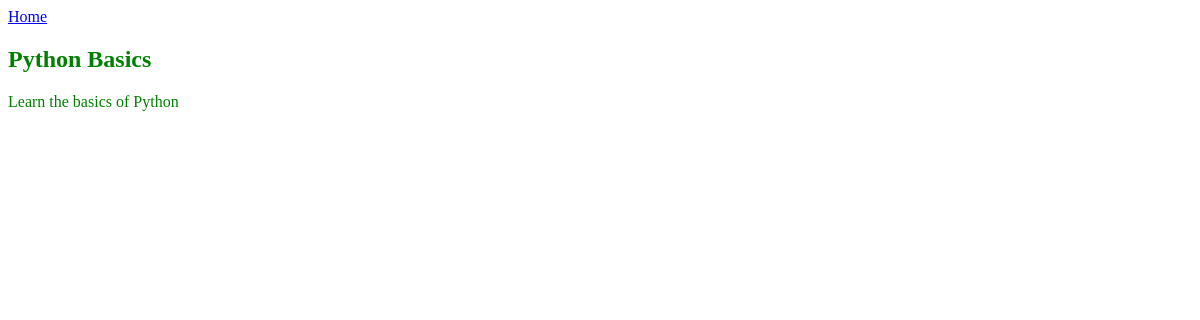
Page /courses/1 on the earlier database version.
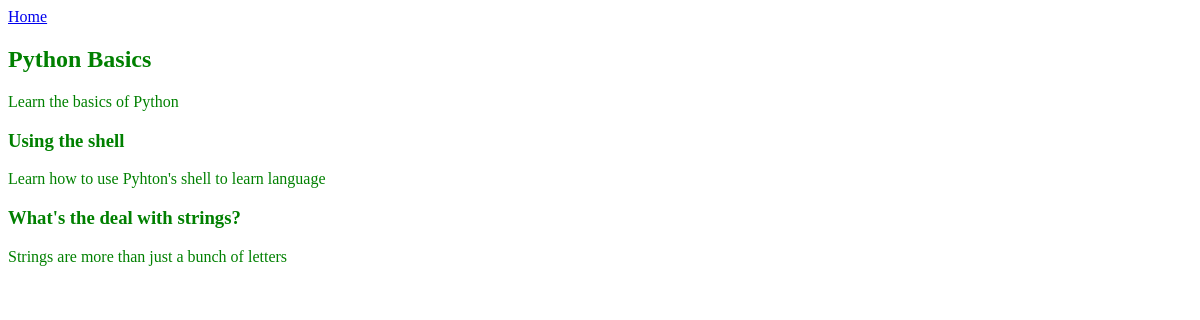
Same page on the later database version.
### courses/models.py (models this page shows, shortened)
class Course(models.Model):
	created_at = models.DateTimeField(auto_now_add = True)
	title = models.CharField(max_length = 255)
	description = models.TextField()

class Step(models.Model):
	title = models.CharField(max_length = 255)
	description = models.TextField()
	content = models.TextField(blank=True, default = '')
	order = models.IntegerField(default = 0)
	course = models.ForeignKey(Course, on_delete=models.PROTECT)
	class Meta:
		ordering = ['order',]

### courses/views.py (the view)
# urls.py: path('courses/<int:pk>', course_detail),
def course_detail(request, pk):
	course = get_object_or_404(Course, pk=pk)
	return render(request, 'courses/course_detail.html', {'course':course})

### courses/templates/courses/course_detail.html (shortened to what this page needs)
{% extends "layout.html" %}
{% block content %}
<article>
	<h2>{{ course.title }}</h2>
	{{course.description}}
	<section>
		{% for step in course.step_set.all %}
		<h3>{{ step.title}}</h3>
		{{ step.description }}
		{% endfor %}
	</section>
</article>
{% endblock %}

### templates/layout.html (shortened to what this page needs)
{% load static from staticfiles %}
<!DOCTYPE html>
<html>
	<head>
		<link rel="stylesheet" href="{% static 'css/layout.css' %}">
	</head>
	<body>
		<nav>
			<a href="{% url 'views.hello_world' %}">Home</a>
		</nav>
		<div class="site-container">
		{% block content %} {% endblock %}
		</div>
	</body>
</html>

### assets/css/layout.css (style rules this page uses)
.site-container { color: green }

Differences in the rows shown:
added Step: title "Using the shell", description "Learn how to use Pyhton's shell to learn language"
added Step: title "What's the deal with strings?", description "Strings are more than just a bunch of letters"
